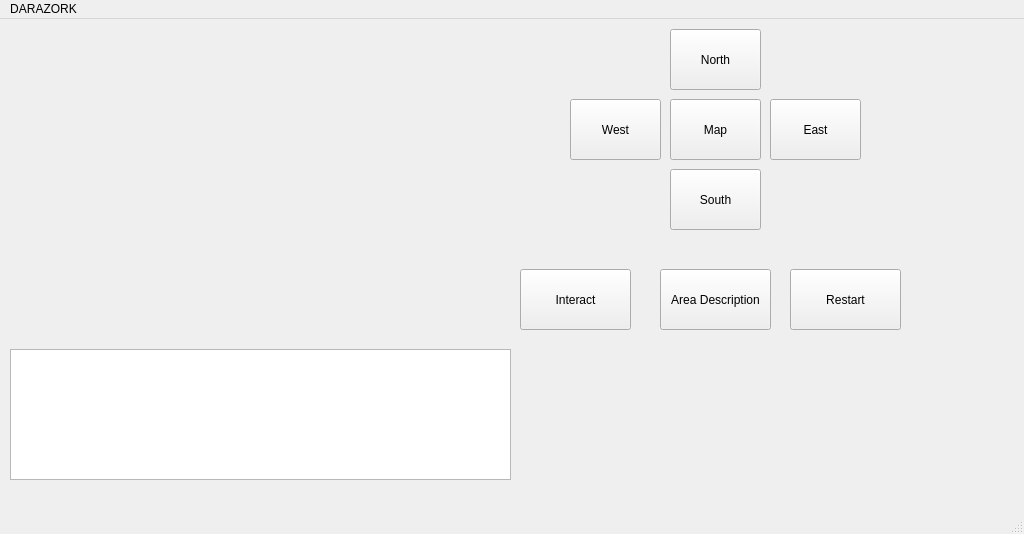
<?xml version="1.0" encoding="UTF-8"?>
<ui version="4.0">
 <class>MainWindow</class>
 <widget class="QMainWindow" name="MainWindow">
  <property name="geometry">
   <rect>
    <x>0</x>
    <y>0</y>
    <width>1024</width>
    <height>534</height>
   </rect>
  </property>
  <property name="windowTitle">
   <string>MainWindow</string>
  </property>
  <property name="autoFillBackground">
   <bool>true</bool>
  </property>
  <property name="tabShape">
   <enum>QTabWidget::Triangular</enum>
  </property>
  <widget class="QWidget" name="centralwidget">
   <widget class="QTextEdit" name="textEdit">
    <property name="geometry">
     <rect>
      <x>10</x>
      <y>330</y>
      <width>501</width>
      <height>131</height>
     </rect>
    </property>
    <property name="readOnly">
     <bool>true</bool>
    </property>
   </widget>
   <widget class="QPushButton" name="northButton">
    <property name="geometry">
     <rect>
      <x>670</x>
      <y>10</y>
      <width>91</width>
      <height>61</height>
     </rect>
    </property>
    <property name="text">
     <string>North</string>
    </property>
   </widget>
   <widget class="QPushButton" name="southButton">
    <property name="geometry">
     <rect>
      <x>670</x>
      <y>150</y>
      <width>91</width>
      <height>61</height>
     </rect>
    </property>
    <property name="text">
     <string>South</string>
    </property>
   </widget>
   <widget class="QPushButton" name="eastButton">
    <property name="geometry">
     <rect>
      <x>770</x>
      <y>80</y>
      <width>91</width>
      <height>61</height>
     </rect>
    </property>
    <property name="cursor">
     <cursorShape>ArrowCursor</cursorShape>
    </property>
    <property name="text">
     <string>East</string>
    </property>
   </widget>
   <widget class="QPushButton" name="westButton">
    <property name="geometry">
     <rect>
      <x>570</x>
      <y>80</y>
      <width>91</width>
      <height>61</height>
     </rect>
    </property>
    <property name="text">
     <string>West</string>
    </property>
   </widget>
   <widget class="QPushButton" name="mapButton">
    <property name="geometry">
     <rect>
      <x>670</x>
      <y>80</y>
      <width>91</width>
      <height>61</height>
     </rect>
    </property>
    <property name="text">
     <string>Map</string>
    </property>
   </widget>
   <widget class="QLabel" name="inventoryLabel">
    <property name="geometry">
     <rect>
      <x>520</x>
      <y>330</y>
      <width>381</width>
      <height>131</height>
     </rect>
    </property>
    <property name="text">
     <string/>
    </property>
    <property name="pixmap">
     <pixmap>../../../OneDrive/Pictures/Zork/inventory.png</pixmap>
    </property>
    <property name="scaledContents">
     <bool>true</bool>
    </property>
   </widget>
   <widget class="QPushButton" name="pushButton_6">
    <property name="geometry">
     <rect>
      <x>520</x>
      <y>250</y>
      <width>111</width>
      <height>61</height>
     </rect>
    </property>
    <property name="text">
     <string>Interact</string>
    </property>
   </widget>
   <widget class="QPushButton" name="areaDescriptionButton">
    <property name="geometry">
     <rect>
      <x>660</x>
      <y>250</y>
      <width>111</width>
      <height>61</height>
     </rect>
    </property>
    <property name="text">
     <string>Area Description</string>
    </property>
   </widget>
   <widget class="QPushButton" name="pushButton_8">
    <property name="geometry">
     <rect>
      <x>790</x>
      <y>250</y>
      <width>111</width>
      <height>61</height>
     </rect>
    </property>
    <property name="text">
     <string>Restart</string>
    </property>
   </widget>
   <widget class="QLabel" name="backgroundLabel">
    <property name="geometry">
     <rect>
      <x>0</x>
      <y>0</y>
      <width>911</width>
      <height>481</height>
     </rect>
    </property>
    <property name="text">
     <string/>
    </property>
    <property name="pixmap">
     <pixmap>../../../OneDrive/Pictures/Zork/background.png</pixmap>
    </property>
    <property name="scaledContents">
     <bool>true</bool>
    </property>
   </widget>
   <widget class="QLabel" name="locationLabel">
    <property name="enabled">
     <bool>true</bool>
    </property>
    <property name="geometry">
     <rect>
      <x>10</x>
      <y>10</y>
      <width>501</width>
      <height>301</height>
     </rect>
    </property>
    <property name="autoFillBackground">
     <bool>false</bool>
    </property>
    <property name="text">
     <string/>
    </property>
    <property name="scaledContents">
     <bool>true</bool>
    </property>
    <property name="openExternalLinks">
     <bool>false</bool>
    </property>
   </widget>
   <zorder>backgroundLabel</zorder>
   <zorder>textEdit</zorder>
   <zorder>northButton</zorder>
   <zorder>southButton</zorder>
   <zorder>eastButton</zorder>
   <zorder>westButton</zorder>
   <zorder>mapButton</zorder>
   <zorder>inventoryLabel</zorder>
   <zorder>pushButton_6</zorder>
   <zorder>areaDescriptionButton</zorder>
   <zorder>pushButton_8</zorder>
   <zorder>locationLabel</zorder>
  </widget>
  <widget class="QMenuBar" name="menubar">
   <property name="geometry">
    <rect>
     <x>0</x>
     <y>0</y>
     <width>1024</width>
     <height>20</height>
    </rect>
   </property>
   <widget class="QMenu" name="menuDARAZORK">
    <property name="title">
     <string>DARAZORK</string>
    </property>
   </widget>
   <addaction name="menuDARAZORK"/>
  </widget>
  <widget class="QStatusBar" name="statusbar"/>
 </widget>
 <resources/>
 <connections/>
</ui>
